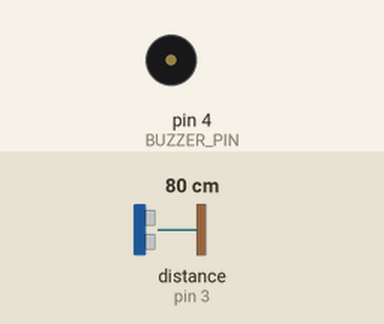
The sketch below on a simulated Arduino Uno, built with avr-gcc and run on an emulated ATmega328P. On the bench: buzzer (waves = sounding). Wiring (inferred from the names in the program): ultrasonic range finder: trigger pin 2; echo pin 3. Inputs (shaded band) come from the test bench; at power-on: distance to the obstacle (sensor on pin 3) 80 cm. The echo pulse lasts 58.3 µs per cm.

Above: at 1.2 s.
1.3 s: distance to the obstacle (sensor on pin 3) set to 63 cm
2.8 s: distance to the obstacle (sensor on pin 3) set to 56 cm
At 3.4 s:
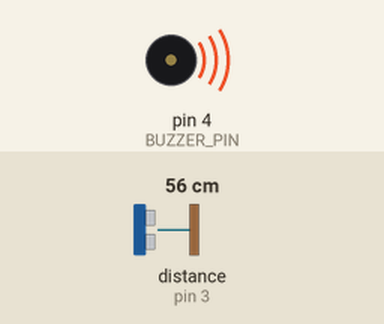
4.3 s: distance to the obstacle (sensor on pin 3) set to 120 cm
At 5.5 s:
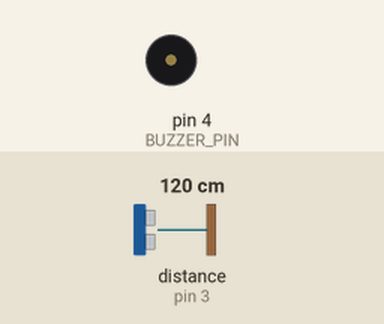
5.8 s: distance to the obstacle (sensor on pin 3) set to 2 cm
At 6.7 s:
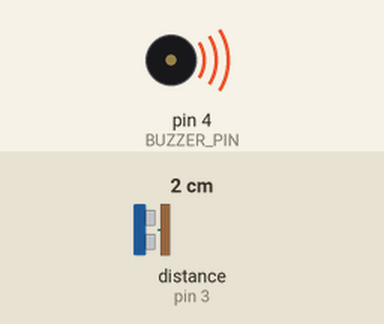
Timing chart, 0 to 8.3 s (numbered marks = the images above; inputs shaded):
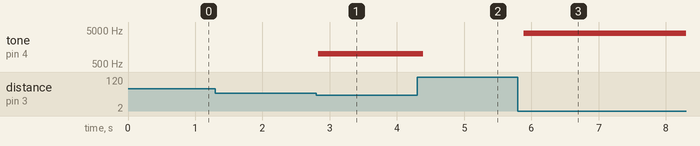

Measured:
- the behaviour switches between 61 and 60 cm on distance to the obstacle (sensor on pin 3) (found by bisection; images 0 and 1)
- after the input at 1.3 s, every drawn part: stays the same
- after the input at 2.8 s, tone on pin 4 (BUZZER_PIN): silent → 1000 Hz at once
- after the input at 4.3 s, tone on pin 4 (BUZZER_PIN): 1000 Hz → silent after 0.09 s
- after the input at 5.8 s, tone on pin 4 (BUZZER_PIN): silent → 4000 Hz after 0.09 s

The sketch:

SmartStickBlind.ino
```cpp
#define TRIG_PIN 2
#define ECHO_PIN 3
#define BUZZER_PIN 4
#define MIN_DISTANCE_VERY_CLOSE 10 // Jarak sangat dekat (misalnya 10 cm)
#define MIN_DISTANCE_CLOSE 30      // Jarak dekat (misalnya 30 cm)
#define MIN_DISTANCE_FAR 60        // Jarak jauh (misalnya 60 cm)

void setup() {
  pinMode(TRIG_PIN, OUTPUT);
  pinMode(ECHO_PIN, INPUT);
  pinMode(BUZZER_PIN, OUTPUT);
}

void loop() {
  long duration, distance;

  digitalWrite(TRIG_PIN, LOW);
  delayMicroseconds(2);
  digitalWrite(TRIG_PIN, HIGH);
  delayMicroseconds(10);
  digitalWrite(TRIG_PIN, LOW);

  duration = pulseIn(ECHO_PIN, HIGH);
  distance = duration * 0.034 / 2;

  if (distance < MIN_DISTANCE_VERY_CLOSE) {
    tone(BUZZER_PIN, 4000); // Bunyi buzzer sangat cepat
  } else if (distance < MIN_DISTANCE_CLOSE) {
    tone(BUZZER_PIN, 2000); // Bunyi buzzer sedang
  } else if (distance < MIN_DISTANCE_FAR) {
    tone(BUZZER_PIN, 1000); // Bunyi buzzer pelan
  } else {
    noTone(BUZZER_PIN); // Matikan buzzer
  }

  delay(100);
}
```
